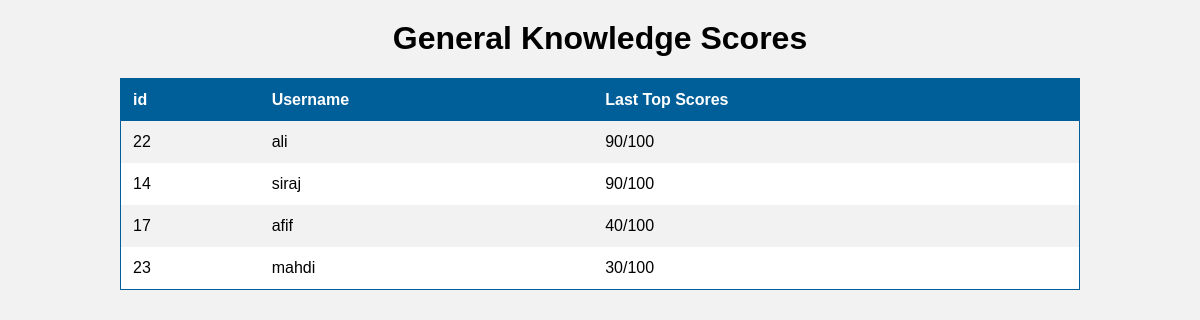
Page /QuizApp/QuizApp/scoreGeneralKnowledge.php on the committed database.
### tables this page shows
CREATE TABLE IF NOT EXISTS `scores` (
  `user_id` int NOT NULL,
  `quiz_id` int NOT NULL,
  `score` int NOT NULL,
  `date_completed` datetime NOT NULL,
  PRIMARY KEY (`user_id`,`quiz_id`),
  KEY `idx_user_id` (`user_id`),
  KEY `idx_quiz_id` (`quiz_id`)
);

CREATE TABLE IF NOT EXISTS `users` (
  `user_id` int NOT NULL AUTO_INCREMENT,
  `username` varchar(50) NOT NULL,
  `password` varchar(250) NOT NULL,
  `email` varchar(255) NOT NULL,
  `date_registered` timestamp NULL DEFAULT CURRENT_TIMESTAMP,
  `role` varchar(20) NOT NULL DEFAULT 'user',
  PRIMARY KEY (`user_id`),
  KEY `idx_username` (`username`),
  KEY `idx_email` (`email`)
);

### QuizApp/QuizApp/scoreGeneralKnowledge.php (called while the page is built)
<?php
$quiz_id = 1;
$quiz_title = "General Knowledge";
require 'scoresReq.php';
?>

### QuizApp/QuizApp/scoresReq.php (the view, shortened to what this page needs)
<?php
require 'config.php';
$sql = "SELECT * FROM scores WHERE quiz_id=$quiz_id ORDER BY score DESC";
$result = $conn->query($sql);
?>
<!DOCTYPE html>
<html>
<head>
    <link rel="stylesheet" href="./css/score.css">
</head>
<body>
    <h1><?php echo $quiz_title; ?> Scores</h1>
    <table>
        <tr>
            <th>id</th>
            <th>Username</th>
            <th>Last Top Scores</th>
        </tr>
        <?php while ($row = $result->fetch_assoc()) {
            $query="SELECT * FROM users WHERE user_id={$row['user_id']}";
            $s=$conn->query($query);
            $z=$s->fetch_assoc()?>
            <tr>
                <td><?php echo $row['user_id']; ?></td>
                <td><?php echo $z['username']; ?></td>
                <td><?php echo $row['score'].'/100'; ?></td>
            </tr>
        <?php } ?>
    </table>
</body>
</html>

### QuizApp/QuizApp/css/score.css (style rules this page uses)
body { font-family: Arial, sans-serif; background-color: #f2f2f2; margin: 0; padding: 0; }
h1 { text-align: center; margin-top: 20px; }
table { border: 1px solid #005f99; border-collapse: collapse; margin: 20px auto; width: 80%; max-width: 1000px; background-color: white; box-shadow: 0 0 10px 005f99; }
th, td { padding: 12px; text-align: left; }
th { background-color: #005f99; color: white; font-weight: bold; }
tr:nth-child(even) { background-color: #f2f2f2; }

### rows in the picture
scores: user "22", user.username "ali", score "90"
scores: user "14", user.username "siraj", score "90"
scores: user "17", user.username "afif", score "40"
scores: user "23", user.username "mahdi", score "30"

### other values in the picture
$quiz_title "General Knowledge"
